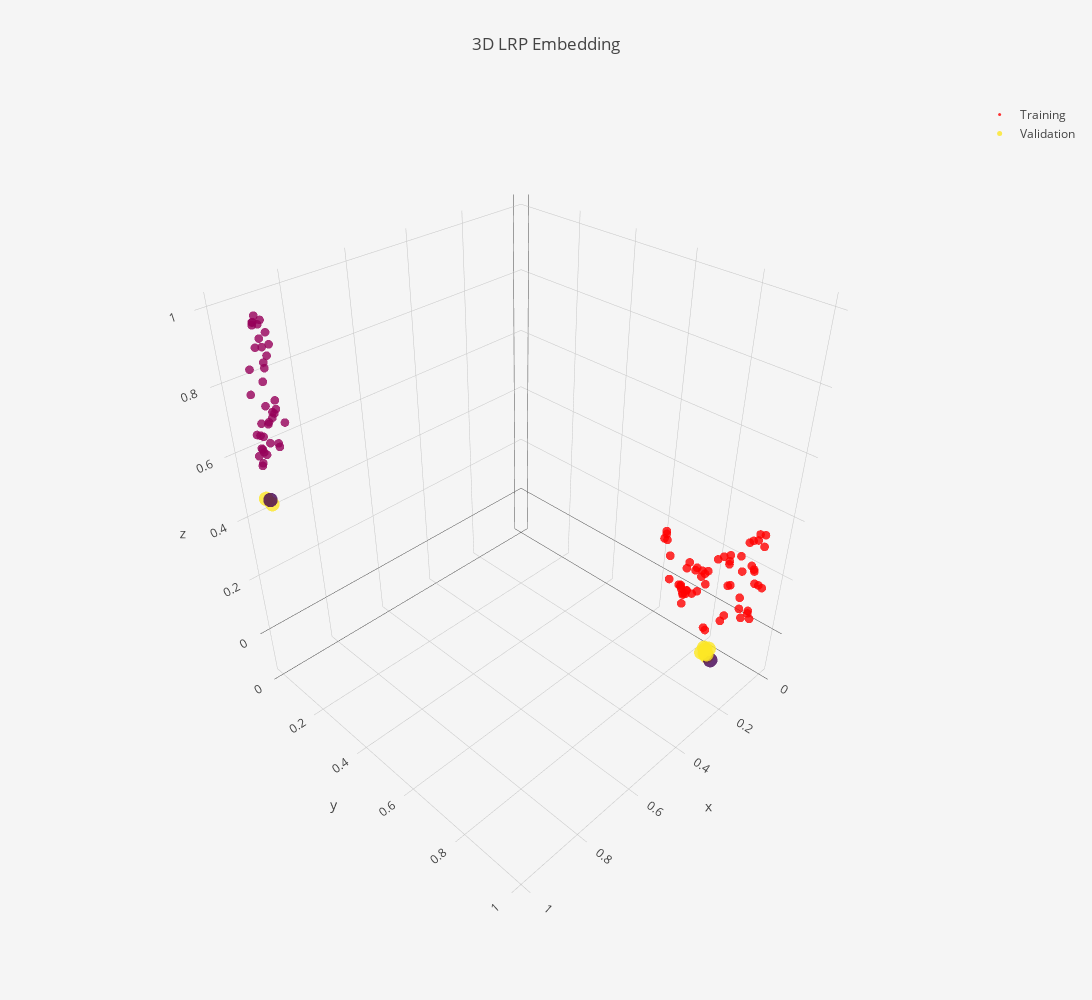

The cell this chart's notebook holds for it:
### Code cell
embedding_pipeline = Pipeline([
    ("reducer", umap.UMAP(random_state=42,
                    n_components = 3,
                    n_neighbors=10,
                    min_dist=0)),
   ("scaler", MinMaxScaler())
])
embedding_pipeline.fit(training_lrp)


# reducer = umap.UMAP(random_state=42,
#                     n_components = 2,
#                     n_neighbors=10,
#                     min_dist=0)

# embedding = reducer.fit_transform(training_lrp)

# emb2d = go.Scatter(
#     x=embedding[:,0],
#     y=embedding[:,1],
#     mode="markers"
# )

# layout = go.Layout(
#     title= "2D LRP Embedding"
# )

# data=[emb2d]

# fig = go.Figure(data=data, layout=layout)
# iplot(fig)



embedding = embedding_pipeline.transform(training_lrp)

emb3d = go.Scatter3d(
    x=embedding[:,0],
    y=embedding[:,1],
    z=embedding[:,2],
    mode="markers",
    name="Training",
    marker=dict(
        size=3,
        color=pipeline.clusterer.labels_,
        colorscale="Rainbow",
        opacity=0.8
    ),
    text=pipeline.clusterer.labels_
)

val_3d_embedding = embedding_pipeline.transform(val_lrp)

val_emb3d = go.Scatter3d(
    x=val_3d_embedding[:,0],
    y=val_3d_embedding[:,1],
    z=val_3d_embedding[:,2],
    name="Validation",
    mode="markers",
    marker=dict(
        size=5,
        color=cluster_labels,
        colorscale='Viridis',
        opacity=0.8
#         showscale=True
    ),
    text = cluster_labels
)

layout = go.Layout(
    title="3D LRP Embedding",
    autosize=False,
    width=1200,
    height=1000,
    paper_bgcolor='#F5F5F5'
)


data=[emb3d, val_emb3d]

fig = go.Figure(data=data, layout=layout)
iplot(fig, filename='lrp-3d-heart.html')
